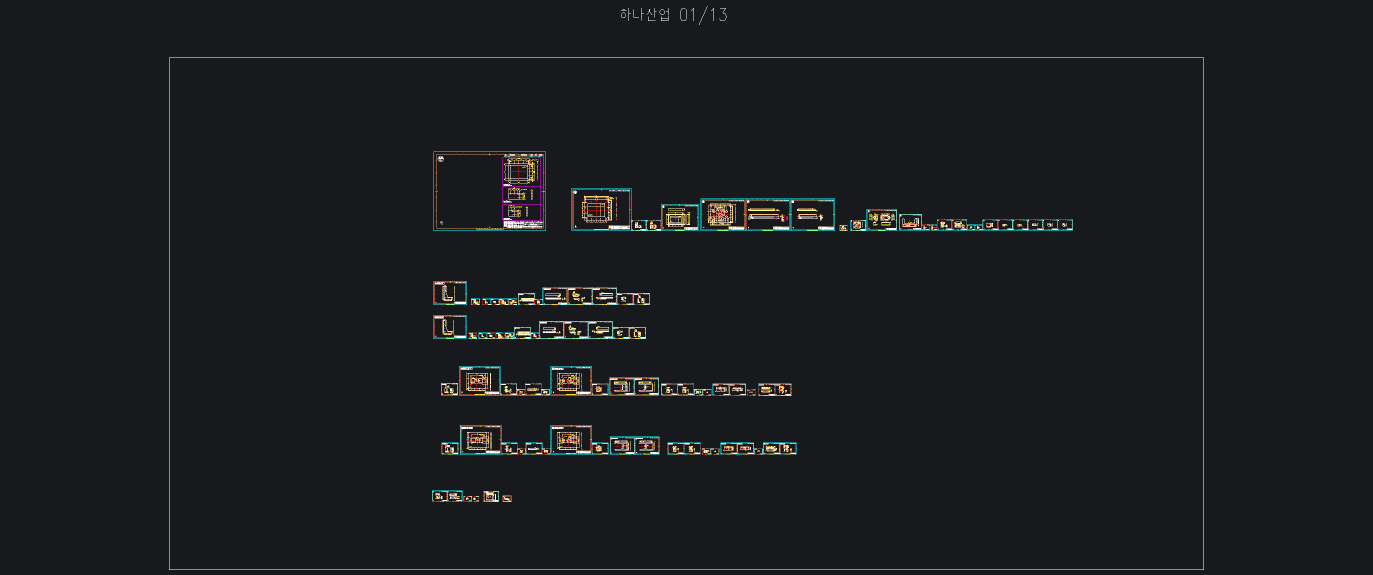
#> input picture data/Full_Drawing_HD.png, 2745 x 1150 px (shown at 1/2 size)
$ python cv_test.py
#> lines starting #> are read from the running program, lines starting #| are printed output that depends on the picture
import cv2

# 도면 이미지 경로를 넣으세요
image_path = "../data/Full_Drawing_HD.png"

img = cv2.imread(image_path)
#> img is the input picture: shape (1150, 2745, 3); mean B, G, R 30.5, 28.1, 27.1

if img is not None:
    # 이미지가 너무 크면 화면에 안 보일 수 있으니 20% 크기로 리사이즈
    resized_img = cv2.resize(img, None, fx=0.2, fy=0.2)
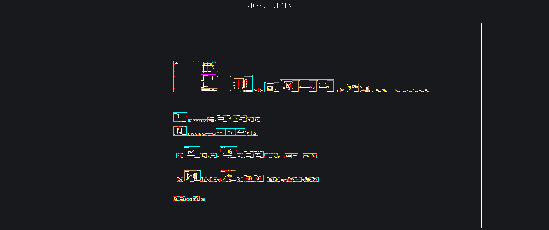
#> resized_img: shape (230, 549, 3); mean B, G, R 30.6, 28.2, 26.9

    cv2.imshow("CAD Drawing Preview", resized_img)
    cv2.waitKey(0)  # 아무 키나 누르면 닫힙니다.
    cv2.destroyAllWindows()
else:
    print("이미지 파일을 찾을 수 없습니다. 경로를 확인해 주세요.")
